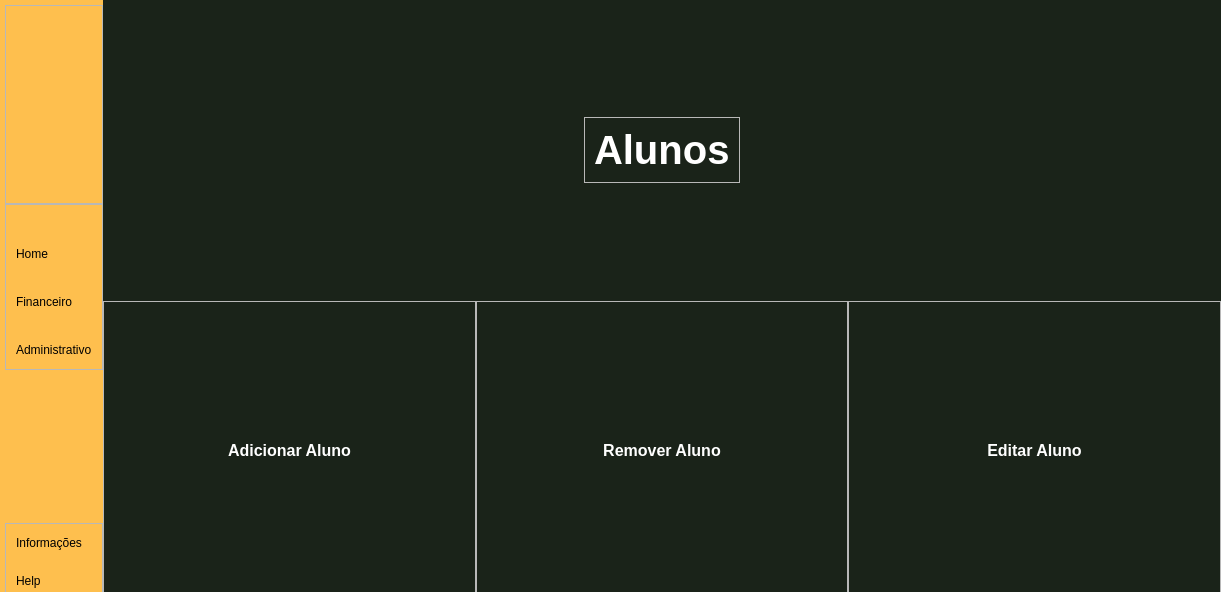
<?xml version="1.0" encoding="UTF-8"?>
<ui version="4.0">
 <class>alunos</class>
 <widget class="QDialog" name="alunos">
  <property name="geometry">
   <rect>
    <x>0</x>
    <y>0</y>
    <width>1221</width>
    <height>592</height>
   </rect>
  </property>
  <property name="windowTitle">
   <string>Dialog</string>
  </property>
  <widget class="QWidget" name="widget" native="true">
   <property name="geometry">
    <rect>
     <x>0</x>
     <y>0</y>
     <width>1221</width>
     <height>601</height>
    </rect>
   </property>
   <property name="styleSheet">
    <string notr="true"/>
   </property>
   <layout class="QHBoxLayout" name="horizontalLayout">
    <property name="spacing">
     <number>0</number>
    </property>
    <property name="leftMargin">
     <number>0</number>
    </property>
    <property name="topMargin">
     <number>0</number>
    </property>
    <property name="rightMargin">
     <number>0</number>
    </property>
    <property name="bottomMargin">
     <number>0</number>
    </property>
    <item alignment="Qt::AlignLeft">
     <widget class="QWidget" name="leftMenu" native="true">
      <property name="styleSheet">
       <string notr="true">#leftMenu
{
	
	background-color: rgb(254, 191, 78);
}</string>
      </property>
      <layout class="QVBoxLayout" name="verticalLayout_2">
       <property name="spacing">
        <number>0</number>
       </property>
       <property name="leftMargin">
        <number>5</number>
       </property>
       <property name="topMargin">
        <number>0</number>
       </property>
       <property name="rightMargin">
        <number>0</number>
       </property>
       <property name="bottomMargin">
        <number>0</number>
       </property>
       <item alignment="Qt::AlignLeft">
        <widget class="QWidget" name="leftMenuSub" native="true">
         <layout class="QVBoxLayout" name="verticalLayout_3">
          <property name="spacing">
           <number>0</number>
          </property>
          <property name="leftMargin">
           <number>0</number>
          </property>
          <property name="topMargin">
           <number>5</number>
          </property>
          <property name="rightMargin">
           <number>0</number>
          </property>
          <property name="bottomMargin">
           <number>0</number>
          </property>
          <item>
           <widget class="QFrame" name="frame">
            <property name="frameShape">
             <enum>QFrame::StyledPanel</enum>
            </property>
            <property name="frameShadow">
             <enum>QFrame::Raised</enum>
            </property>
            <layout class="QHBoxLayout" name="horizontalLayout_2">
             <property name="spacing">
              <number>0</number>
             </property>
             <property name="leftMargin">
              <number>0</number>
             </property>
             <property name="topMargin">
              <number>0</number>
             </property>
             <property name="rightMargin">
              <number>0</number>
             </property>
             <property name="bottomMargin">
              <number>0</number>
             </property>
             <item alignment="Qt::AlignLeft">
              <widget class="QLabel" name="logo">
               <property name="maximumSize">
                <size>
                 <width>166</width>
                 <height>56</height>
                </size>
               </property>
               <property name="styleSheet">
                <string notr="true">#logo
{
	backgroud-repeat: no-repeat;
backgroud-position: center;
}</string>
               </property>
               <property name="text">
                <string/>
               </property>
               <property name="pixmap">
                <pixmap>../../img plural/nova.png</pixmap>
               </property>
               <property name="scaledContents">
                <bool>true</bool>
               </property>
              </widget>
             </item>
            </layout>
           </widget>
          </item>
          <item alignment="Qt::AlignTop">
           <widget class="QFrame" name="frame_2">
            <property name="sizePolicy">
             <sizepolicy hsizetype="Preferred" vsizetype="Preferred">
              <horstretch>0</horstretch>
              <verstretch>0</verstretch>
             </sizepolicy>
            </property>
            <property name="frameShape">
             <enum>QFrame::StyledPanel</enum>
            </property>
            <property name="frameShadow">
             <enum>QFrame::Raised</enum>
            </property>
            <layout class="QVBoxLayout" name="verticalLayout_4">
             <property name="spacing">
              <number>0</number>
             </property>
             <property name="leftMargin">
              <number>0</number>
             </property>
             <property name="topMargin">
              <number>10</number>
             </property>
             <property name="rightMargin">
              <number>0</number>
             </property>
             <property name="bottomMargin">
              <number>10</number>
             </property>
             <item>
              <widget class="QPushButton" name="homeButton">
               <property name="toolTip">
                <string>Home</string>
               </property>
               <property name="styleSheet">
                <string notr="true">#homeButton
{
	border: none;
	backgroud-color: transparent;
	backgroud: none;
	padding: 2px 10px;
	margin: 0;
	text-align: left;
	margin-top: 30px
}</string>
               </property>
               <property name="text">
                <string>Home</string>
               </property>
               <property name="icon">
                <iconset>
                 <normaloff>../../img plural/feather/home.svg</normaloff>../../img plural/feather/home.svg</iconset>
               </property>
               <property name="iconSize">
                <size>
                 <width>24</width>
                 <height>24</height>
                </size>
               </property>
              </widget>
             </item>
             <item>
              <widget class="QPushButton" name="finButton">
               <property name="toolTip">
                <string>Financeiro</string>
               </property>
               <property name="styleSheet">
                <string notr="true">#finButton
{
	border: none;
	backgroud-color: transparent;
	backgroud: none;
	padding: 2px 10px;
	margin: 0;
	text-align: left;
	margin-top: 30px
}</string>
               </property>
               <property name="text">
                <string>Financeiro</string>
               </property>
               <property name="icon">
                <iconset>
                 <normaloff>../../img plural/feather/dollar-sign.svg</normaloff>../../img plural/feather/dollar-sign.svg</iconset>
               </property>
               <property name="iconSize">
                <size>
                 <width>24</width>
                 <height>24</height>
                </size>
               </property>
              </widget>
             </item>
             <item>
              <widget class="QPushButton" name="admButton">
               <property name="toolTip">
                <string>Administrativo</string>
               </property>
               <property name="styleSheet">
                <string notr="true">#admButton
{
	border: none;
	backgroud-color: transparent;
	backgroud: none;
	margin: 0;
	text-align: left;
	padding: 2px 10px;
	margin-top: 30px
}</string>
               </property>
               <property name="text">
                <string>Administrativo</string>
               </property>
               <property name="icon">
                <iconset>
                 <normaloff>../../img plural/feather/archive.svg</normaloff>../../img plural/feather/archive.svg</iconset>
               </property>
               <property name="iconSize">
                <size>
                 <width>24</width>
                 <height>24</height>
                </size>
               </property>
              </widget>
             </item>
            </layout>
           </widget>
          </item>
          <item alignment="Qt::AlignBottom">
           <widget class="QFrame" name="frame_3">
            <property name="frameShape">
             <enum>QFrame::StyledPanel</enum>
            </property>
            <property name="frameShadow">
             <enum>QFrame::Raised</enum>
            </property>
            <layout class="QVBoxLayout" name="verticalLayout_5">
             <property name="spacing">
              <number>0</number>
             </property>
             <property name="leftMargin">
              <number>0</number>
             </property>
             <property name="topMargin">
              <number>10</number>
             </property>
             <property name="rightMargin">
              <number>0</number>
             </property>
             <property name="bottomMargin">
              <number>10</number>
             </property>
             <item>
              <widget class="QPushButton" name="infoButton">
               <property name="toolTip">
                <string>Help</string>
               </property>
               <property name="styleSheet">
                <string notr="true">#infoButton
{
	border: none;
	backgroud-color: transparent;
	backgroud: none;
	padding: 2px 10px;
	margin: 0;
	text-align: left;
}</string>
               </property>
               <property name="text">
                <string>Informações</string>
               </property>
               <property name="icon">
                <iconset>
                 <normaloff>../../img plural/feather/info.svg</normaloff>../../img plural/feather/info.svg</iconset>
               </property>
               <property name="iconSize">
                <size>
                 <width>24</width>
                 <height>24</height>
                </size>
               </property>
              </widget>
             </item>
             <item>
              <widget class="QPushButton" name="helpButton">
               <property name="toolTip">
                <string>Help</string>
               </property>
               <property name="styleSheet">
                <string notr="true">#helpButton
{
	border: none;
	backgroud-color: transparent;
	backgroud: none;
	padding: 2px 10px;
	margin: 0;
	text-align: left;
	margin-top: 20px
}</string>
               </property>
               <property name="text">
                <string>Help</string>
               </property>
               <property name="icon">
                <iconset>
                 <normaloff>../../img plural/feather/help-circle.svg</normaloff>../../img plural/feather/help-circle.svg</iconset>
               </property>
               <property name="iconSize">
                <size>
                 <width>24</width>
                 <height>24</height>
                </size>
               </property>
              </widget>
             </item>
            </layout>
           </widget>
          </item>
         </layout>
        </widget>
       </item>
      </layout>
     </widget>
    </item>
    <item>
     <widget class="QWidget" name="rightMenu" native="true">
      <property name="sizePolicy">
       <sizepolicy hsizetype="Expanding" vsizetype="Preferred">
        <horstretch>0</horstretch>
        <verstretch>0</verstretch>
       </sizepolicy>
      </property>
      <property name="maximumSize">
       <size>
        <width>16777215</width>
        <height>16777215</height>
       </size>
      </property>
      <property name="styleSheet">
       <string notr="true">#rightMenu
{
	
	background-color: rgb(26, 35, 25);
}</string>
      </property>
      <layout class="QVBoxLayout" name="verticalLayout_11">
       <property name="spacing">
        <number>0</number>
       </property>
       <property name="leftMargin">
        <number>0</number>
       </property>
       <property name="topMargin">
        <number>0</number>
       </property>
       <property name="rightMargin">
        <number>0</number>
       </property>
       <property name="bottomMargin">
        <number>0</number>
       </property>
       <item alignment="Qt::AlignHCenter|Qt::AlignVCenter">
        <widget class="QFrame" name="frame_6">
         <property name="frameShape">
          <enum>QFrame::StyledPanel</enum>
         </property>
         <property name="frameShadow">
          <enum>QFrame::Raised</enum>
         </property>
         <layout class="QVBoxLayout" name="verticalLayout_12">
          <item>
           <widget class="QLabel" name="label_6">
            <property name="font">
             <font>
              <pointsize>30</pointsize>
              <bold>true</bold>
             </font>
            </property>
            <property name="styleSheet">
             <string notr="true">#label_6
{
	text-align: center;
	color: rgb(255, 255, 255);
}</string>
            </property>
            <property name="text">
             <string>Alunos</string>
            </property>
           </widget>
          </item>
         </layout>
        </widget>
       </item>
       <item>
        <widget class="QWidget" name="widget_2" native="true">
         <layout class="QHBoxLayout" name="horizontalLayout_4">
          <property name="spacing">
           <number>0</number>
          </property>
          <property name="leftMargin">
           <number>0</number>
          </property>
          <property name="topMargin">
           <number>0</number>
          </property>
          <property name="rightMargin">
           <number>0</number>
          </property>
          <property name="bottomMargin">
           <number>0</number>
          </property>
          <item>
           <widget class="QFrame" name="frame_7">
            <property name="frameShape">
             <enum>QFrame::StyledPanel</enum>
            </property>
            <property name="frameShadow">
             <enum>QFrame::Raised</enum>
            </property>
            <layout class="QVBoxLayout" name="verticalLayout_10">
             <property name="spacing">
              <number>0</number>
             </property>
             <property name="leftMargin">
              <number>0</number>
             </property>
             <property name="topMargin">
              <number>0</number>
             </property>
             <property name="rightMargin">
              <number>0</number>
             </property>
             <property name="bottomMargin">
              <number>0</number>
             </property>
             <item>
              <widget class="QPushButton" name="extensivoAlunosBtn">
               <property name="font">
                <font>
                 <pointsize>12</pointsize>
                 <bold>true</bold>
                </font>
               </property>
               <property name="styleSheet">
                <string notr="true">#extensivoAlunosBtn
{
	border: none;
	backgroud-color: transparent;
	backgroud: none;
	margin: 0;
	text-align: center;
	
	color: rgb(255, 255, 255);
}</string>
               </property>
               <property name="text">
                <string>Adicionar Aluno</string>
               </property>
               <property name="icon">
                <iconset>
                 <normaloff>../../img plural/iconWhite/user.svg</normaloff>../../img plural/iconWhite/user.svg</iconset>
               </property>
               <property name="iconSize">
                <size>
                 <width>260</width>
                 <height>50</height>
                </size>
               </property>
              </widget>
             </item>
            </layout>
           </widget>
          </item>
          <item>
           <widget class="QFrame" name="frame_5">
            <property name="frameShape">
             <enum>QFrame::StyledPanel</enum>
            </property>
            <property name="frameShadow">
             <enum>QFrame::Raised</enum>
            </property>
            <layout class="QVBoxLayout" name="verticalLayout_8">
             <property name="spacing">
              <number>0</number>
             </property>
             <property name="leftMargin">
              <number>0</number>
             </property>
             <property name="topMargin">
              <number>0</number>
             </property>
             <property name="rightMargin">
              <number>0</number>
             </property>
             <property name="bottomMargin">
              <number>0</number>
             </property>
             <item>
              <widget class="QPushButton" name="extensivoProfBtn">
               <property name="font">
                <font>
                 <pointsize>12</pointsize>
                 <bold>true</bold>
                </font>
               </property>
               <property name="styleSheet">
                <string notr="true">#extensivoProfBtn
{
	border: none;
	backgroud-color: transparent;
	backgroud: none;
	margin: 0;
	text-align: center;
	color: rgb(255, 255, 255);
}</string>
               </property>
               <property name="text">
                <string>Remover Aluno</string>
               </property>
               <property name="icon">
                <iconset>
                 <normaloff>../../img plural/iconWhite/book-open.svg</normaloff>../../img plural/iconWhite/book-open.svg</iconset>
               </property>
               <property name="iconSize">
                <size>
                 <width>260</width>
                 <height>50</height>
                </size>
               </property>
              </widget>
             </item>
            </layout>
           </widget>
          </item>
          <item>
           <widget class="QFrame" name="frame_8">
            <property name="frameShape">
             <enum>QFrame::StyledPanel</enum>
            </property>
            <property name="frameShadow">
             <enum>QFrame::Raised</enum>
            </property>
            <layout class="QVBoxLayout" name="verticalLayout_9">
             <property name="spacing">
              <number>0</number>
             </property>
             <property name="leftMargin">
              <number>0</number>
             </property>
             <property name="topMargin">
              <number>0</number>
             </property>
             <property name="rightMargin">
              <number>0</number>
             </property>
             <property name="bottomMargin">
              <number>0</number>
             </property>
             <item>
              <widget class="QPushButton" name="extensivoHoraBtn">
               <property name="font">
                <font>
                 <pointsize>12</pointsize>
                 <bold>true</bold>
                </font>
               </property>
               <property name="styleSheet">
                <string notr="true">#extensivoHoraBtn
{
	border: none;
	backgroud-color: transparent;
	backgroud: none;
	margin: 0;
	text-align: center;
	
	color: rgb(255, 255, 255);
}



#extensivoHoraBtn:hover
{
	
	
	background-color: rgb(50, 50, 50);
}

</string>
               </property>
               <property name="text">
                <string>Editar Aluno</string>
               </property>
               <property name="icon">
                <iconset>
                 <normaloff>../../img plural/iconWhite/file-text.svg</normaloff>../../img plural/iconWhite/file-text.svg</iconset>
               </property>
               <property name="iconSize">
                <size>
                 <width>260</width>
                 <height>50</height>
                </size>
               </property>
              </widget>
             </item>
            </layout>
           </widget>
          </item>
         </layout>
        </widget>
       </item>
      </layout>
     </widget>
    </item>
   </layout>
  </widget>
 </widget>
 <resources/>
 <connections/>
</ui>
